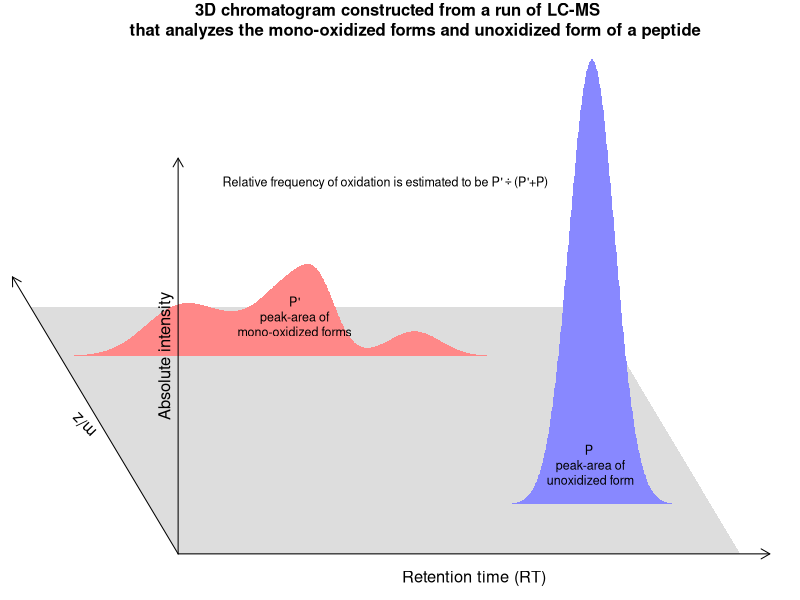

The R script that drew this image:

pdf('../imgbin/oxidPeakArea.pdf', width=7, height=3.3)
par(mar = c(1/32, 1/32, 1.8+1/8, 1/32), oma = c(0, 0, 0, 0), mgp=c(2.2,1,0))

plot(1, xlim = c(-0.25, 1), ylim = c(-0.05, 1.0), type='n', axes=F, xlab="", ylab="", xaxt='n', yaxt='n', bty="n")
title("3D chromatogram constructed from a run of LC-MS 
      that analyzes the mono-oxidized forms and unoxidized form of a peptide", cex.main=1)

polygon(c(0, -0.25, 0.7, 0.95), c(0, 0.5, 0.5, 0), border=NA, col = "#DDDDDD")

RT = seq(0,1,0.001) 

RT1  = RT
TIC1 = 0.90*exp(-15^2*(RT1-0.75)^2*1.5)
RT2  = RT
TIC2 = (
  0.05*exp(-16^2*(RT2-0.60)^2) 
+ 0.07*exp(-25^2*(RT2-0.44)^2)
+ 0.12*exp(-15^2*(RT2-0.40)^2)
+ 0.06*exp(-10^2*(RT2-0.32)^2)
+ 0.09*exp(-12^2*(RT2-0.20)^2)
)

for(i in 2:length(RT2)) {rect(RT2[i-1]-0.2, 0.4, RT2[i]-0.2, 0.4+TIC2[i], col="#FF8888", border=NA)}
text(0.40-0.2-0.01/3, 0.40+0.08,  " P' \n peak-area of \n mono-oxidized forms ", cex=0.75)
for(i in 2:length(RT1)) {rect(RT1[i-1]-0.05, 0.1, RT1[i]-0.05, 0.1+TIC1[i], col="#8888FF", border=NA)}
text(0.75-0.05-0.01/3, 0.10+0.08, " P  \n peak-area of \n unoxidized form ", cex=0.75)

Y = sum(TIC1-0.2); X = sum(TIC2-0.6)

arrows(0, 0,  1, 0, length=0.1)
arrows(0, 0,  0, 0.8, length=0.1)
arrows(0, 0, -0.28, 0.56, length=0.1)
text( 0.5,      -0.05,    "Retention time (RT)",    srt=0,         cex=0.99)
text(-0.02,     0.4,      "Absolute intensity",     srt=90,        cex=0.99)
text(-0.14-0.02, 0.28-0.02, "m/z", srt=104+asin(1/2)*(360/2/pi), cex=0.99)

text(0.35, 0.75, expression(paste("Relative frequency of oxidation is estimated to be ", "P'" %/% "(P'+P)")), cex=0.75)

dev.off()